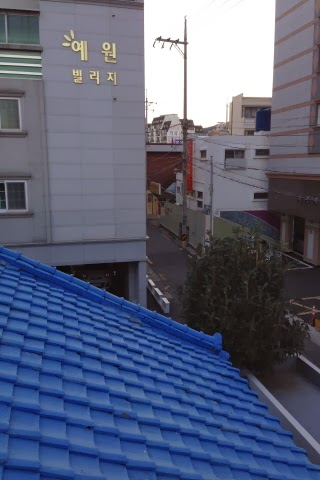
#> input picture img/Building/S1.jpg, 320 x 480 px
$ python -i Stitcher.py   (imports and definitions only)
#> lines starting #> are read from the running program, lines starting #| are printed output that depends on the picture
import os
import cv2
import imutils
import numpy as np

code = '''def stitch(images):
    stitcher = cv2.createStitcher() if imutils.is_cv3() else cv2.Stitcher_create()
    status, stitched = stitcher.stitch(images)

    # 四周填充黑色像素，再得到阈值图
    stitched = cv2.copyMakeBorder(stitched, 10, 10, 10, 10, cv2.BORDER_CONSTANT, (0, 0, 0))
    gray = cv2.cvtColor(stitched, cv2.COLOR_BGR2GRAY)
    ret, thresh = cv2.threshold(gray, 0, 255, cv2.THRESH_BINARY)

    cnts, hierarchy = cv2.findContours(thresh.copy(), cv2.RETR_EXTERNAL, cv2.CHAIN_APPROX_SIMPLE)
    cnt = max(cnts, key=cv2.contourArea)

    mask = np.zeros(thresh.shape, dtype="uint8")
    x, y, w, h = cv2.boundingRect(cnt)
    cv2.rectangle(mask, (x, y), (x + w, y + h), 255, -1)

    minRect = mask.copy()
    sub = mask.copy()

    # 开始while循环，直到sub中不再有前景像素
    while cv2.countNonZero(sub) > 0:
        minRect = cv2.erode(minRect, None)
        sub = cv2.subtract(minRect, thresh)

    cnts, hierarchy = cv2.findContours(minRect.copy(), cv2.RETR_EXTERNAL, cv2.CHAIN_APPROX_SIMPLE)
    cnt = max(cnts, key=cv2.contourArea)
    x, y, w, h = cv2.boundingRect(cnt)

    # 使用边界框坐标提取最终的全景图
    return stitched[y:y + h, x:x + w]'''


def stitch(images):
    stitcher = cv2.createStitcher() if imutils.is_cv3() else cv2.Stitcher_create()
    status, stitched = stitcher.stitch(images)

    # 四周填充黑色像素，再得到阈值图
    stitched = cv2.copyMakeBorder(stitched, 10, 10, 10, 10, cv2.BORDER_CONSTANT, (0, 0, 0))
    gray = cv2.cvtColor(stitched, cv2.COLOR_BGR2GRAY)
    ret, thresh = cv2.threshold(gray, 0, 255, cv2.THRESH_BINARY)

    cnts, hierarchy = cv2.findContours(thresh.copy(), cv2.RETR_EXTERNAL, cv2.CHAIN_APPROX_SIMPLE)
    cnt = max(cnts, key=cv2.contourArea)

    mask = np.zeros(thresh.shape, dtype="uint8")
    x, y, w, h = cv2.boundingRect(cnt)
    cv2.rectangle(mask, (x, y), (x + w, y + h), 255, -1)

    minRect = mask.copy()
    sub = mask.copy()

    # 开始while循环，直到sub中不再有前景像素
    while cv2.countNonZero(sub) > 0:
        minRect = cv2.erode(minRect, None)
        sub = cv2.subtract(minRect, thresh)

    cnts, hierarchy = cv2.findContours(minRect.copy(), cv2.RETR_EXTERNAL, cv2.CHAIN_APPROX_SIMPLE)
    cnt = max(cnts, key=cv2.contourArea)
    x, y, w, h = cv2.boundingRect(cnt)

    # 使用边界框坐标提取最终的全景图
    return stitched[y:y + h, x:x + w]

>>> import cv2
>>> picture = cv2.imread('../img/Building/S1.jpg')
#> picture is the input picture: shape (480, 320, 3); mean B, G, R 121.5, 96.9, 89.6
>>> result = stitch(picture)
#> in stitch, `status, stitched = stitcher.stitch(images)`: status = 1
#> in stitch, `stitched = cv2.copyMakeBorder(stitched, 10, 10, 10, 10, cv2.BORDER_CON..`:
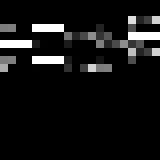
#> stitched: shape (20, 20) (shown 8 times larger); min 0, max 255, mean 19.2
#> (the run stopped early here; a loop or call above may not have finished)
